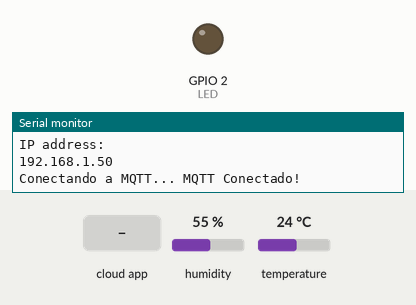
Simulated run of this sketch. Board: ESP32. Shown: output pins drawn as LEDs (lit = HIGH), the last lines printed to the serial monitor. Inputs (shaded band) come from the test bench; at power-on: humidity 55 %, temperature 24 °C. WiFi joins after 1.5 s; servers stay silent unless stated; no MQTT or app messages arrive unless stated.

Above: at 3.3 s.
3.4 s: the phone or cloud app sets led to ON
At 8.0 s:
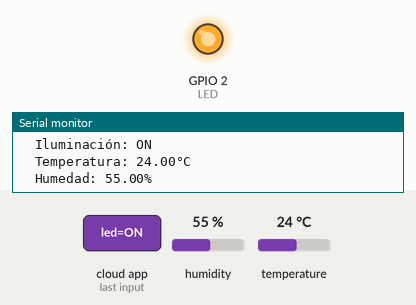
8.7 s: the phone or cloud app sets led to OFF
At 12.8 s:
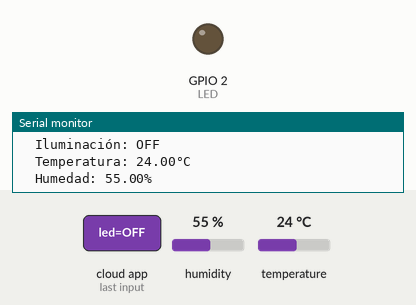
Timing chart, 0 to 14.3 s (numbered marks = the images above; inputs shaded):
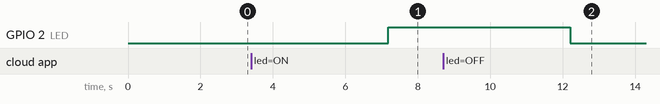

The sketch:

Trabajo_Practico_Final_Adrian_Amarilla_067170.ino
```cpp
/*************************Librerias a utilizar***********************************/
#include <WiFi.h>
#include "Adafruit_MQTT.h"
#include "Adafruit_MQTT_Client.h"
/*************************Variables del dht11***********************************/
#include <DHT.h> //Cargamos la librería DHT
#define DHTTYPE DHT11 //Definimos el modelo del sensor DHT11
#define DHTPIN 4 // Se define el pin 4 del ESP32 para conectar el pin de datos del DHT11
DHT dht(DHTPIN, DHTTYPE, 15);
/********************Parametros de conexion Wifi*******************************/
#define WLAN_SSID "WLAN_SSID"  // Ingresa el nombre de tu red
#define WLAN_PASS "WLAN_PASS"  // Ingresa la contraseña de tu red
/************************* Adafruit.io Setup *********************************/
#define AIO_SERVER "io.adafruit.com"
#define AIO_SERVERPORT 1883 // Use 8883 para SSL
#define AIO_USERNAME "AIO_USERNAME" // Reemplace con su nombre de usuario
#define AIO_KEY "AIO_KEY" // Reemplace con su Clave de autenticación
/************ LED **************/
#define LED 2 //Se define el led 2 azul del ESP32
/************ Estado global (¡no necesita cambiar esto!) *********************/
WiFiClient client; // Crea una clase WiFiClient para conectarse al servidor MQTT
Adafruit_MQTT_Client mqtt(&client, AIO_SERVER, AIO_SERVERPORT, AIO_USERNAME, AIO_KEY); // Configuración cliente MQTT pasando, cliente WiFi y servidor MQTT y los detalles de inicio de sesión.
/***************** Feeds que se definieron en Adafruit IO *******************/
// Configuracion para publicar los feeds
Adafruit_MQTT_Publish temperatura = Adafruit_MQTT_Publish(&mqtt, AIO_USERNAME"/feeds/TempRefri");
Adafruit_MQTT_Publish humedad = Adafruit_MQTT_Publish(&mqtt, AIO_USERNAME"/feeds/HumRefri");
//Configuracion para recibir de los feeds
Adafruit_MQTT_Subscribe LED_ONOFF = Adafruit_MQTT_Subscribe(&mqtt, AIO_USERNAME"/feeds/led");
/***************************************************************************/

void MQTT_connect();

void setup() {
  dht.begin();                                                             //Comenzamos el sensor DHT
  pinMode(DHTPIN, INPUT);                                                  //Como entrada el pin de datos del ESP32, que seria el 4
  Serial.begin(9600);
  delay(100);
/*************************Conexión a la red wifi**************************/
Serial.println();
Serial.print("Conectando a ");                                            //Mensaje en la consola serial de la conexion WiFi (Titulo)
Serial.println(WLAN_SSID);                                                //Mensaje en la consola serial de la conexion WiFi-->SSID Conectado

WiFi.mode(WIFI_STA);
WiFi.begin(WLAN_SSID, WLAN_PASS);                                         //Se introducen las credenciales para la conexion WiFi

//Espera a que el WiFi se conecte correctamente
uint32_t notConnectedCounter = 0;
while (WiFi.status() != WL_CONNECTED) {
    delay(1000);
    Serial.println("Conectando al WiFi...");
    notConnectedCounter++;
    if(notConnectedCounter > 15) {                                        // Hacemos un reset del ESP32 si es que no se conecta a la red WiFi luego de 15 segundos
        Serial.println("Reseteando ESP32 por conexion fallida del WiFi");
        ESP.restart();
    }
}
Serial.println("WiFi conectado");
Serial.println("IP address: ");
Serial.println(WiFi.localIP());

mqtt.subscribe(&LED_ONOFF);
}
/****************************************************************************/

void loop(){

MQTT_connect();
delay(5000);                                         //Van a transcurrir 5 segundos para que se vuelva a ejecutar el LOOP()
/*********************** LED ON % OFF ***************************/
pinMode(LED,OUTPUT);                                  //Definimos el modo del pin, que sea de salida
Adafruit_MQTT_Subscribe *subscription;
subscription = mqtt.readSubscription();               //Leemos el ultimo estado del Feed LED_ONOFF

Serial.print(F("\n\nDatos del Refrigerador: "));      //Mensaje en la consola serial Titulo de datos
Serial.print(F("\n  Iluminación: "));                 //Mensaje en la consola serial del estado (Titulo)
Serial.println((char *)LED_ONOFF.lastread);           //Mensaje en la consola serial de la ultima lectura del feed LED_ONOFF

//Comprobaciones del estado del Feed LED_ONOFF
if (strcmp((char *)LED_ONOFF.lastread, "ON") == 0) {  //Comparacion si la ultima lectura del feed LED_ONOFF es ON, si lo es, enciende el led del ESP32
  digitalWrite(LED, HIGH); }
if (strcmp((char *)LED_ONOFF.lastread, "OFF") == 0) { //Comparacion si la ultima lectura del feed LED_ONOFF es OFF, si lo es, apaga el led del ESP32
  digitalWrite(LED, LOW); }
/********************** Sensor Temperatura % Humedad ************************/
float tem = dht.readTemperature();                   //Se lee la temperatura
float h = dht.readHumidity();                        //Se lee la humedad y la divimos entre 10 para tenerlo en porcentaje

// Comprobamos si ha habido algún error en la lectura, de esta manera evitamos enviar datos basura por asi decirlo mas adelante al feed correspondiente
if (isnan(tem) || isnan(h)) {
  Serial.println("Error obteniendo los datos del sensor DHT11");
  delay(2000);
  return;
}

Serial.print(F("  Temperatura: "));                  //Mensaje en la consola serial del estado de la lectura (Titulo-Temperatura)
Serial.print(tem);                                    //Mensaje en la consola serial de la ultima lectura del sensor de Temperatura en Celsius

if (! temperatura.publish(tem)) {                     //Verificamos si se publico la lectura del sensor de temperatura
Serial.println(F("Lectura de Temperatura Fallida"));  //Si no se publico, lanzamos un mensaje del error.
} else {
Serial.print(F("°C"));                                //Adjutamos al mensaje de la consola serial especificando que la lectura de Temperatura es en Celsius
}

Serial.print(F("\n  Humedad: "));                      //Mensaje en la consola serial del estado de la lectura (Titulo-Humedad)
Serial.print(h);                                      //Mensaje en la consola serial de la ultima lectura del sensor de Humedad

if (! humedad.publish(tem)) {                         //Verificamos si se publico la lectura del sensor de humedad
Serial.println(F("Lectura de Humedad Fallida"));      //Si no se publico, lanzamos un mensaje del error.
} else {
Serial.print(F("%"));                                 //Adjutamos al mensaje de la consola serial especificando que la lectura de Humedad es un porcentaje
}

}
/********************** Conexión MQTT ************************/
void MQTT_connect() {
int8_t ret;
// Detener si ya está conectado
if (mqtt.connected()) {
return;
}

Serial.print("Conectando a MQTT... ");

uint8_t retries = 3;

while ((ret = mqtt.connect()) != 0) { // connect devolverá 0 para conectado
Serial.println(mqtt.connectErrorString(ret));
Serial.println("Re-intentando la conexión MQTT en 5 segundos...");
mqtt.disconnect();
delay(5000); // espera 5 segundos
retries--;
if (retries == 0) {
// La conexión falla y espera a que se reinicie
while (1);
}
}
Serial.println("MQTT Conectado!");
}
```

Measured:
- after the input at 3.4 s, GPIO 2 (LED): LOW → HIGH after 3.8 s
- after the input at 8.7 s, GPIO 2 (LED): HIGH → LOW after 3.5 s
